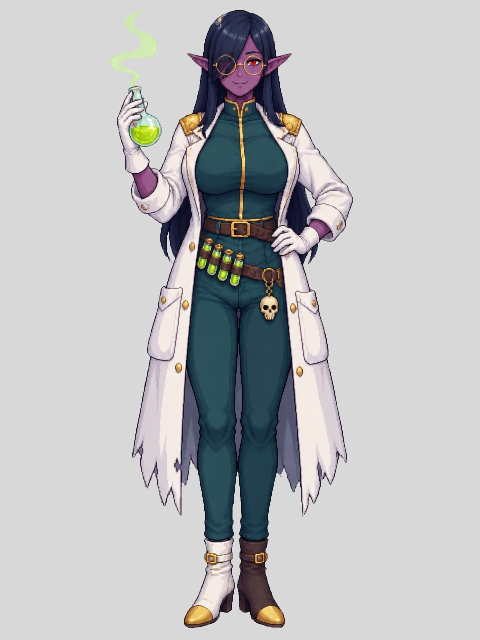
#> input picture assets/npcs/veyra.jpg, 960 x 1280 px (shown at 1/2 size)
$ python veyra_anim.py
#> lines starting #> are read from the running program, lines starting #| are printed output that depends on the picture; after the words box and inside, x2 and y2 are one past the last pixel; in counts of white or black regions, pixels touching at a corner belong together
"""Veyra's dance loop, built from her full-size sprite (assets/npcs/veyra.jpg) with whole-body moves: two hops per loop, a sway at the hip,
a lean, alternate foot lifts, and the coat hem swinging. 30 frames at 15 fps, 101 x 128 each, in a row (src/render/npcs/art.ts ANIM_FRAMES).
Unlike the hand-cut loops of the others (anim.py), her arms stay with her body: the pose is the sprite's own (flask raised, hand on hip).

  python assets/npcs/faces/veyra_anim.py   then   node scripts/npc-art.mjs"""
import math
import os
from collections import deque

import numpy as np
from PIL import Image

HERE = os.path.dirname(os.path.abspath(__file__))
ROOT = os.path.dirname(HERE)
FRAMES, FW, FH = 30, 101, 128
BODY_H = 120
S = FH / 96


def key_out(path):
    """The sprite with its plain background removed (flood fill from the border, like src/render/npcs/art.ts cutOut)."""
#> called with path = 'assets/npcs/veyra.jpg'
    im = Image.open(path).convert('RGB')
#> im is the input picture: PIL image 960x1280 RGB; mean R, G, B 187.5, 188.2, 189.7
    a = np.array(im).astype(int)
    h, w, _ = a.shape
#> h = 1280; w = 960
    corners = np.array([a[0, 0], a[0, w - 1], a[h - 1, 0], a[h - 1, w - 1]])
#> corners = [[216, 216, 216], [216, 216, 216], [216, 216, 216], [216, 216, 216]]
    bg = np.median(corners, axis=0)
#> bg = [216, 216, 216]
    near = np.abs(a - bg).sum(axis=2) < 54
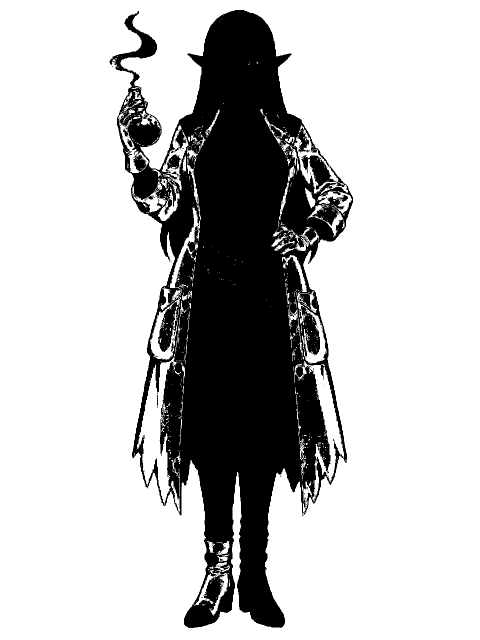
#> near: shape (1280, 960) bool (shown at 1/2 size); 75.9% white; 174 black regions (170 under 20 px), largest, box (x1, y1, x2, y2) and area: (219, 20, 706, 1256) 295081, (254, 277, 265, 294) 91, (313, 790, 316, 816) 41, (343, 343, 353, 349) 36
    seen = np.zeros((h, w), bool)
    q = deque()
    for x in range(w):
        for y in (0, h - 1):
            if near[y, x] and not seen[y, x]:
                seen[y, x] = True
                q.append((y, x))
#> seen: shape (1280, 960) bool; 0.16% white in thin lines or dots
    for y in range(h):
        for x in (0, w - 1):
            if near[y, x] and not seen[y, x]:
                seen[y, x] = True
                q.append((y, x))
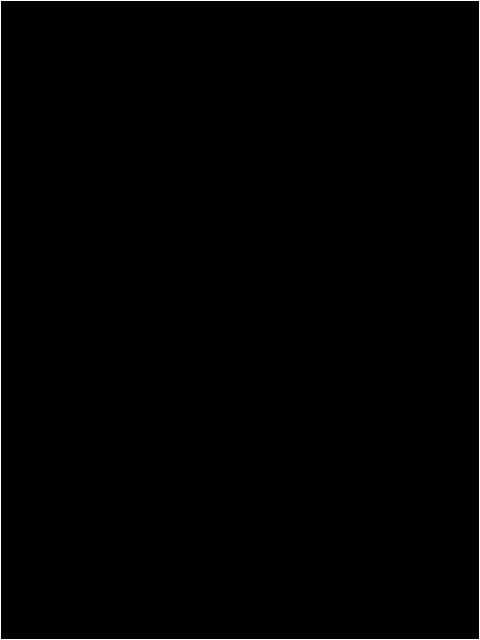
#> seen: shape (1280, 960) bool (shown at 1/2 size); 0.36% white in thin lines or dots
    while q:
        y, x = q.popleft()
        for dy, dx in ((1, 0), (-1, 0), (0, 1), (0, -1)):
            ny, nx = y + dy, x + dx
            if 0 <= ny < h and 0 <= nx < w and near[ny, nx] and not seen[ny, nx]:
                seen[ny, nx] = True
                q.append((ny, nx))
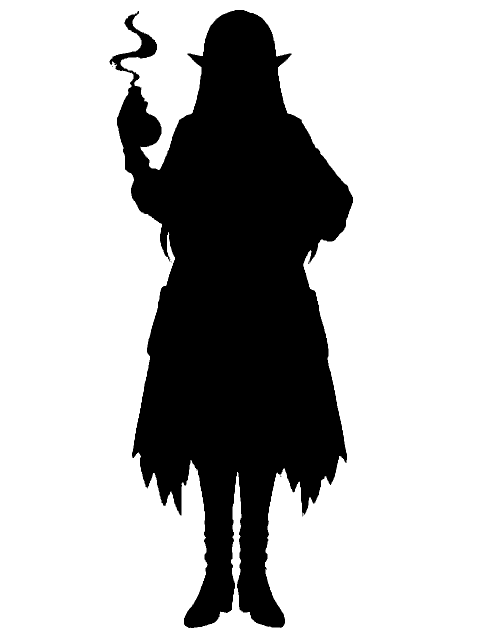
#> seen: shape (1280, 960) bool (shown at 1/2 size); 72.2% white; 5 black regions (4 under 20 px), largest, box (x1, y1, x2, y2) and area: (219, 20, 706, 1256) 341249
    rgba = np.dstack([a.astype(np.uint8), np.where(seen, 0, 255).astype(np.uint8)])
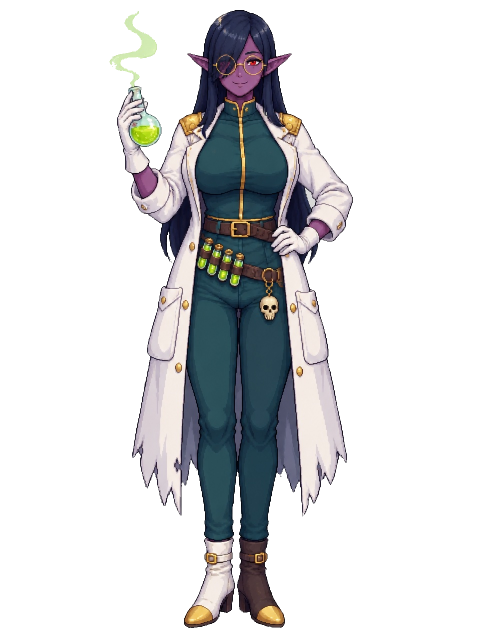
#> rgba: shape (1280, 960, 4) (shown at 1/2 size); mean R, G, B, A 187.5, 188.2, 189.7, 70.8; transparent parts drawn white
    out = Image.fromarray(rgba, 'RGBA')
    return out.crop(out.getbbox())
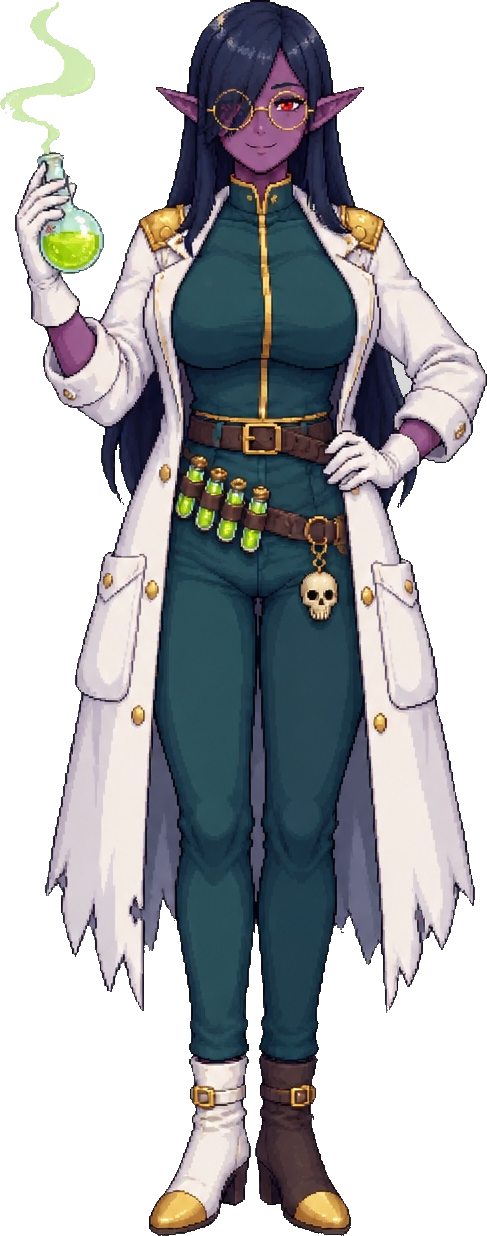
#> returned value: PIL image 487x1236 RGBA; mean R, G, B, A 157.8, 159.3, 162.3, 144.6; transparent parts drawn white


def base_sprite():
    fig = key_out(os.path.join(ROOT, 'veyra.jpg'))
    scale = BODY_H / fig.height
#> scale = 0.0971
    fig = fig.resize((max(1, round(fig.width * scale)), BODY_H), Image.LANCZOS)
    cell = Image.new('RGBA', (FW, FH), (0, 0, 0, 0))
#> cell: PIL image 101x128 RGBA; every value is 0
    cell.paste(fig, ((FW - fig.width) // 2, FH - BODY_H - 1), fig)
    return cell


def frame(base, i):
    t = i / FRAMES
    a = np.array(base)
    # alternate foot lifts: the legs below the hip, left half then right half, with the coat hem swinging a little the other way
    lift = 3.0 * S * max(0.0, math.sin(2 * math.pi * 2 * t))
    lift2 = 3.0 * S * max(0.0, -math.sin(2 * math.pi * 2 * t))
    out = a.copy()
    y0 = round(66 * S)
    cx = FW // 2
    for side, amount in ((slice(0, cx), lift), (slice(cx, FW), lift2)):
        k = int(round(amount))
        if k <= 0:
            continue
        part = a[y0:FH - 1, side].copy()
        out[y0:FH, side] = 0
        out[y0 - k:FH - 1 - k, side] = np.maximum(out[y0 - k:FH - 1 - k, side], part)
    img = Image.fromarray(out, 'RGBA')
    # lean and sway about the feet: a shear that grows towards the head
    sway = 2.2 * S * math.sin(2 * math.pi * t)
    k = sway / FH
    img = img.transform((FW, FH), Image.AFFINE, (1, k, -sway * 0.5, 0, 1, 0), resample=Image.NEAREST)
    img = img.rotate(1.5 * math.sin(2 * math.pi * t + 1.0), resample=Image.NEAREST, center=(FW / 2, FH - 1))
    # two hops per loop
    hop = round(2.0 * S * abs(math.sin(2 * math.pi * t * 2)))
    shifted = Image.new('RGBA', (FW, FH), (0, 0, 0, 0))
    shifted.paste(img, (0, -hop), img)
    return shifted


def main():
    base = base_sprite()
    strip = Image.new('RGBA', (FW * FRAMES, FH), (0, 0, 0, 0))
#> strip: PIL image 3030x128 RGBA; every value is 0
    for i in range(FRAMES):
        strip.paste(frame(base, i), (i * FW, 0))
#> this loop made 30 passes
#> pass 1, in frame, `img = img.rotate(1.5 * math.sin(2 * math.pi * t + 1.0), resample=Image..`:
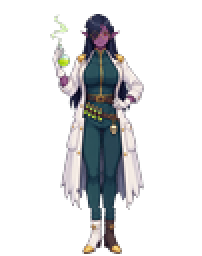
#> img: PIL image 101x128 RGBA (shown 2 times larger); mean R, G, B, A 28.2, 28.9, 30.2, 61.2; transparent parts drawn white
#> after the loop:
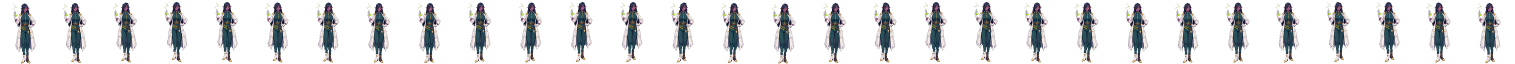
#> strip: PIL image 3030x128 RGBA (shown at 1/2 size); mean R, G, B, A 26.5, 27.2, 28.4, 58.6; transparent parts drawn white
    out = os.path.join(ROOT, 'veyra_anim.png')
    strip.save(out)
    print('wrote', out, strip.size)
#| wrote assets/npcs/veyra_anim.png (3030, 128)


if __name__ == '__main__':
    main()
